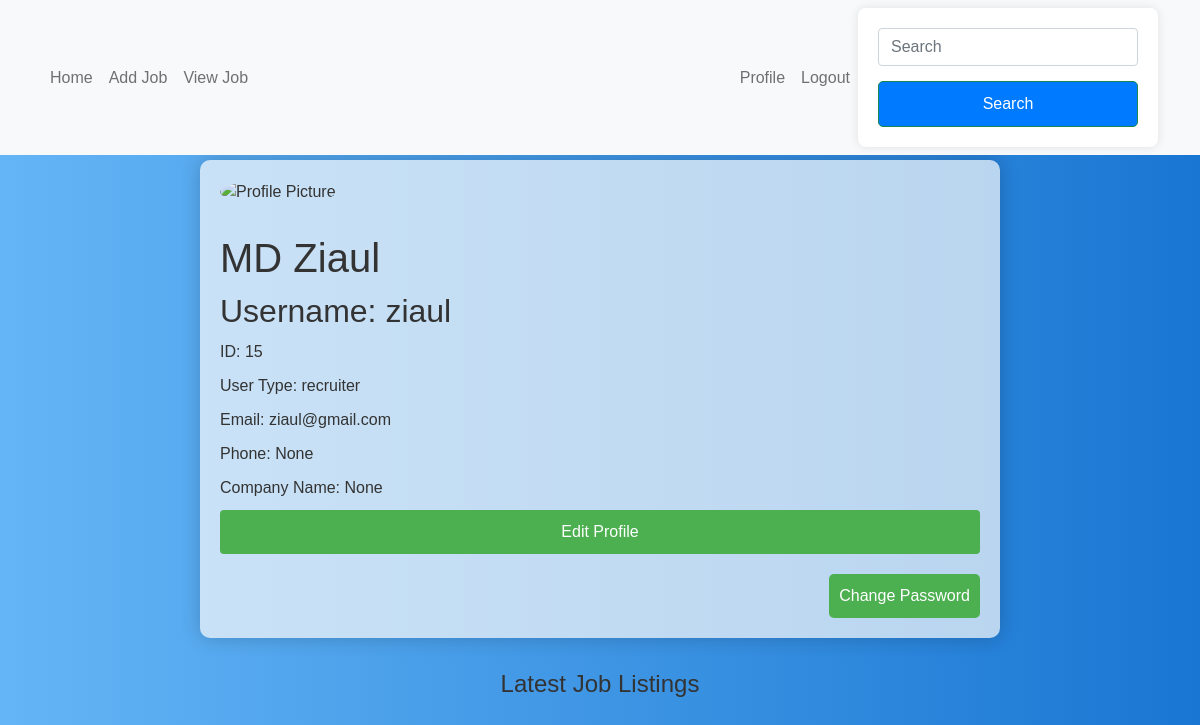
/editprofilepage/ (signed in), run on the app's committed database.
### myapp/models.py (models this page shows, shortened)
class Custom_User(AbstractUser):
    USER=[
        ('recruiter','Recruiter'),('jobseeker','Jobseeker')
    ]
    fname=models.CharField(max_length=100, null=True)
    lname=models.CharField(max_length=100, null=True)
    fullname=models.CharField(max_length=100)
    email=models.EmailField(unique=True)
    password=models.CharField(max_length=100)
    confirm_password=models.CharField(max_length=100)
    user_type=models.CharField(choices=USER, max_length=120)
    profile_pic=models.ImageField(upload_to='media/profile_pic', null=True)
    phone=models.CharField(max_length=11, null=True)

class recruiterprofile(models.Model):
    user = models.OneToOneField(Custom_User, on_delete=models.CASCADE, null=True,related_name='Recruiterprofile')
    companyname=models.CharField(max_length=11, null=True)

### myapp/views.py (the view, shortened to what this page needs)
# urls.py: path('editprofilepage/',editprofilepage, name='editprofilepage'),
def editprofilepage(request):
    user = request.user
    return render(request, 'profile.html')

### template/Profile.html (shortened to what this page needs)
{% extends "dashboard.html" %}
{% block content %}
    <div class="glassy-container">
        <img class="profile-picture" src="/{{request.user.profile_pic}}" alt="Profile Picture">
        <h1>{{user.fullname }}</h1>
        <h2>Username: {{user.username }}</h2>
        <p>ID: {{user.id }}</p>
        <p>User Type: {{user.user_type }}</p>
        <p>Email: {{user.email }}</p>
        <p>Phone: {{user.phone }}</p>
        {% if user.user_type == 'recruiter' %}
        <p>Company Name: {{user.Recruiterprofile.companyname }}</p>
        {% endif %}
        <button class="edit-profile-button" onclick="toggleForm()">Edit Profile</button>
        <div class="change-password-container">
            <button class="change-password-button" onclick="togglePasswordForm()">Change Password</button>
        </div>
    </div>
    {% if user.user_type == 'recruiter' %}
    <section class="job-listings">
        <h2>Latest Job Listings</h2>
    </section>
{% endif %}
{% endblock content %}

### template/dashboard.html (style rules this page uses)
.job-listings { margin: 2rem 0; }
.job-listings h2 { font-size: 24px; margin-bottom: 1rem; text-align: center; }
h2 { color: #333; }
button { background-color: #007bfe; color: #fff; padding: 10px; border: none; border-radius: 4px; cursor: pointer; width: 100%; }
body { font-family: Arial, sans-serif; margin: 0; padding: 0; background: linear-gradient(to right, #64b5f6, #1976D2); color: #333; }
.glassy-container { max-width: 800px; margin: 5px auto; background: rgba(250, 250, 250, 0.7); border-radius: 10px; overflow: hidden; box-shadow: 0 0 20px rgba(0, 0, 0, 0.2); padding: 20px; box-sizing: border-box; }
.profile-picture { border-radius: 50%; width: 150px; height: 150px; object-fit: cover; margin-bottom: 20px; }
h1, h2, p { margin: 10px 0; }
.edit-profile-button { background-color: #4caf50; color: #fff; padding: 10px 15px; border: none; border-radius: 4px; cursor: pointer; font-size: 16px; }
.change-password-container { margin-top: 20px; float:right; }
.change-password-button { background-color: #4caf50; color: white; padding: 10px; border: none; border-radius: 5px; cursor: pointer; }

### data on the page
Custom_User: fullname "MD Ziaul", username "ziaul", id "15", user_type "recruiter", email "ziaul@gmail.com", phone "None", Recruiterprofile.companyname "None"
